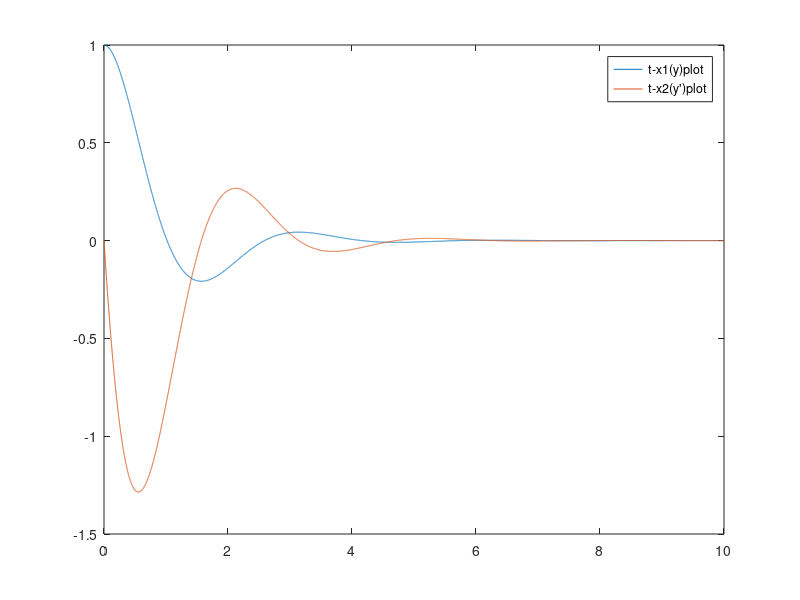

This chart was generated by the following MATLAB code:
%% page 175
% please use RK4 to find the solution of 2nd order of ODE
% y" + 2y' + 5y = u   y(0) = 1, y(0) = 0, u = 0
% change a 2nd ODE to two first ODE , companion matrix = [0 1; -5 -2]
%https://www.youtube.com/watch?v=fd7ioT_wwPE&list=PLUl4u3cNGP63oTpyxCMLKt_JmB0WtSZfG&index=30
clear;
%% x1 = y, x2 = y'= x1', x2' = y"
tspan = 10; % time interval is 10 seconds
h = 0.001; % time step
% matlab index start from 1
% below: (initial cond) x1(1) = 1 =>y(1) = 1; x2(1)=0 => y'(1) = 0
x(1,1)=1; x(1,2) = 0; u = 0;

k = 0;
for time = [h:h:tspan]
    k = k + 1;
     % two 1st order ODE of original
        % x1' = x2
        % x2' = -2*x2 - 5*x1
    k1 = h*x(k,2); % h*x2(k) => h*y'(k)
    j1 = h*(-5*x(k,1) - 2*x(k,2) + u); % pay attention to u .especially u!=0
    
    k2 = h*(x(k,2) + j1/2);
    j2 = h*(-5*(x(k,1) + k1/2) - 2*(x(k,2) + j1/2) + u);
    
    k3 = h*(x(k,2) + j2/2);
    j3 = h*(-5*(x(k,1) + k2/2) -2*(x(k,2) + j2/2) + u);
    
    k4 = h*(x(k,2)+j3);
    j4 = h*(-5*(x(k,1) + k3) - 2*(x(k,2)+j3)+u);
    
    x(k+1,1) = x(k,1) + (k1 +2*k2 + 2*k3 + k4)/6; % x1 = y, y(k+1) = ...
    x(k+1,2) = x(k,2) + (j1+2*j2+2*j3+j4)/6; % x2 = y', y'(k+1)=...
end

t = [0:h:tspan];
plot(t,x(:,1));
hold on
plot(t,x(:,2));
legend('t-x1(y)plot',"t-x2(y')plot");

